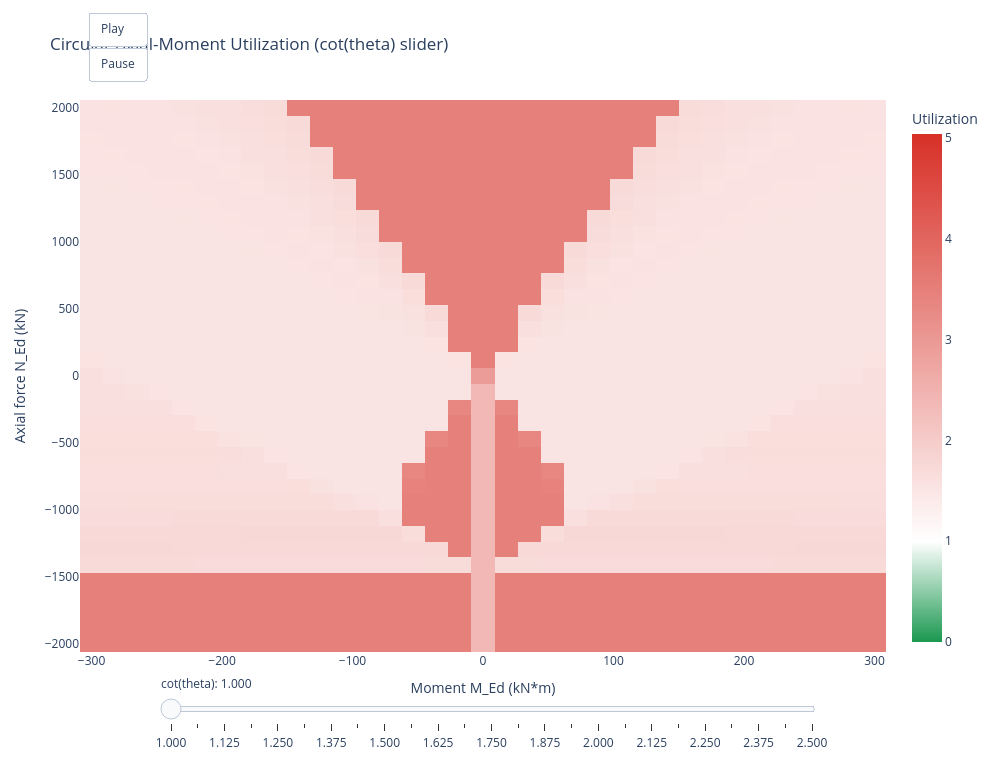

This figure's notebook cell:
### Markdown cell above
## 8. Axial-Moment Utilization with cot(theta) Slider

### Code cell
fig_mn_slider = viewer.plot_axial_moment_contour(
    load_case=load_case,
    M_min=-300.0,
    M_max=300.0,
    N_min=-2000.0,
    N_max=2000.0,
    n_moment=35,
    n_axial=35,
    n_cot=25,
    show=False,
)
fig_mn_slider

### Figure 1 — Plotly figure (JSON) as saved in the notebook; plotly's stock layout.template omitted (floating-point values rounded to 4 significant figures; data arrays with more than 128 entries replaced by an {"elided": "..."} marker saying what was removed)
{"data": [{"colorbar": {"title": {"text": "Utilization"}}, "colorscale": [[0, "#1a9850"], [0.1984, "#ffffff"], [1, "#d73027"]], "hovertemplate": "M_Ed: %{x:.2f} kN*m<br>N_Ed: %{y:.1f} kN<br>Utilization: %{z:.3f}<extra></extra>", "name": "utilization", "type": "heatmap", "x": [-300.0, -282.4, -264.7, -247.1, -229.4, -211.8, -194.1, -176.5, -158.8, -141.2, -123.5, -105.9, -88.24, -70.59, -52.94, -35.29, -17.65, 0.0, 17.65, 35.29, 52.94, 70.59, 88.24, 105.9, 123.5, 141.2, 158.8, 176.5, 194.1, 211.8, 229.4, 247.1, 264.7, 282.4, 300.0], "y": [-2000.0, -1882.0, -1765.0, -1647.0, -1529.0, -1412.0, -1294.0, -1176.0, -1059.0, -941.2, -823.5, -705.9, -588.2, -470.6, -352.9, -235.3, -117.6, 0.0, 117.6, 235.3, 352.9, 470.6, 588.2, 705.9, 823.5, 941.2, 1059.0, 1176.0, 1294.0, 1412.0, 1529.0, 1647.0, 1765.0, 1882.0, 2000.0], "z": {"elided": "35x35 float values"}, "zmax": 5.04, "zmin": 0}, {"contours": {"coloring": "none", "end": 1, "size": 1, "start": 1}, "hoverinfo": "skip", "line": {"color": "black", "width": 2}, "name": "Utilization = 1.0", "showscale": false, "type": "contour", "x": [-300.0, -282.4, -264.7, -247.1, -229.4, -211.8, -194.1, -176.5, -158.8, -141.2, -123.5, -105.9, -88.24, -70.59, -52.94, -35.29, -17.65, 0.0, 17.65, 35.29, 52.94, 70.59, 88.24, 105.9, 123.5, 141.2, 158.8, 176.5, 194.1, 211.8, 229.4, 247.1, 264.7, 282.4, 300.0], "y": [-2000.0, -1882.0, -1765.0, -1647.0, -1529.0, -1412.0, -1294.0, -1176.0, -1059.0, -941.2, -823.5, -705.9, -588.2, -470.6, -352.9, -235.3, -117.6, 0.0, 117.6, 235.3, 352.9, 470.6, 588.2, 705.9, 823.5, 941.2, 1059.0, 1176.0, 1294.0, 1412.0, 1529.0, 1647.0, 1765.0, 1882.0, 2000.0], "z": {"elided": "35x35 float values"}}], "layout": {"height": 760, "sliders": [{"active": 0, "currentvalue": {"prefix": "cot(theta): "}, "len": 0.82, "steps": [{"args": [["1.000"], {"frame": {"duration": 0, "redraw": true}, "mode": "immediate", "transition": {"duration": 0}}], "label": "1.000", "method": "animate"}, {"args": [["1.062"], {"frame": {"duration": 0, "redraw": true}, "mode": "immediate", "transition": {"duration": 0}}], "label": "1.062", "method": "animate"}, {"args": [["1.125"], {"frame": {"duration": 0, "redraw": true}, "mode": "immediate", "transition": {"duration": 0}}], "label": "1.125", "method": "animate"}, {"args": [["1.188"], {"frame": {"duration": 0, "redraw": true}, "mode": "immediate", "transition": {"duration": 0}}], "label": "1.188", "method": "animate"}, {"args": [["1.250"], {"frame": {"duration": 0, "redraw": true}, "mode": "immediate", "transition": {"duration": 0}}], "label": "1.250", "method": "animate"}, {"args": [["1.312"], {"frame": {"duration": 0, "redraw": true}, "mode": "immediate", "transition": {"duration": 0}}], "label": "1.312", "method": "animate"}, {"args": [["1.375"], {"frame": {"duration": 0, "redraw": true}, "mode": "immediate", "transition": {"duration": 0}}], "label": "1.375", "method": "animate"}, {"args": [["1.438"], {"frame": {"duration": 0, "redraw": true}, "mode": "immediate", "transition": {"duration": 0}}], "label": "1.438", "method": "animate"}, {"args": [["1.500"], {"frame": {"duration": 0, "redraw": true}, "mode": "immediate", "transition": {"duration": 0}}], "label": "1.500", "method": "animate"}, {"args": [["1.562"], {"frame": {"duration": 0, "redraw": true}, "mode": "immediate", "transition": {"duration": 0}}], "label": "1.562", "method": "animate"}, {"args": [["1.625"], {"frame": {"duration": 0, "redraw": true}, "mode": "immediate", "transition": {"duration": 0}}], "label": "1.625", "method": "animate"}, {"args": [["1.688"], {"frame": {"duration": 0, "redraw": true}, "mode": "immediate", "transition": {"duration": 0}}], "label": "1.688", "method": "animate"}, {"args": [["1.750"], {"frame": {"duration": 0, "redraw": true}, "mode": "immediate", "transition": {"duration": 0}}], "label": "1.750", "method": "animate"}, {"args": [["1.812"], {"frame": {"duration": 0, "redraw": true}, "mode": "immediate", "transition": {"duration": 0}}], "label": "1.812", "method": "animate"}, {"args": [["1.875"], {"frame": {"duration": 0, "redraw": true}, "mode": "immediate", "transition": {"duration": 0}}], "label": "1.875", "method": "animate"}, {"args": [["1.938"], {"frame": {"duration": 0, "redraw": true}, "mode": "immediate", "transition": {"duration": 0}}], "label": "1.938", "method": "animate"}, {"args": [["2.000"], {"frame": {"duration": 0, "redraw": true}, "mode": "immediate", "transition": {"duration": 0}}], "label": "2.000", "method": "animate"}, {"args": [["2.062"], {"frame": {"duration": 0, "redraw": true}, "mode": "immediate", "transition": {"duration": 0}}], "label": "2.062", "method": "animate"}, {"args": [["2.125"], {"frame": {"duration": 0, "redraw": true}, "mode": "immediate", "transition": {"duration": 0}}], "label": "2.125", "method": "animate"}, {"args": [["2.188"], {"frame": {"duration": 0, "redraw": true}, "mode": "immediate", "transition": {"duration": 0}}], "label": "2.188", "method": "animate"}, {"args": [["2.250"], {"frame": {"duration": 0, "redraw": true}, "mode": "immediate", "transition": {"duration": 0}}], "label": "2.250", "method": "animate"}, {"args": [["2.312"], {"frame": {"duration": 0, "redraw": true}, "mode": "immediate", "transition": {"duration": 0}}], "label": "2.312", "method": "animate"}, {"args": [["2.375"], {"frame": {"duration": 0, "redraw": true}, "mode": "immediate", "transition": {"duration": 0}}], "label": "2.375", "method": "animate"}, {"args": [["2.438"], {"frame": {"duration": 0, "redraw": true}, "mode": "immediate", "transition": {"duration": 0}}], "label": "2.438", "method": "animate"}, {"args": [["2.500"], {"frame": {"duration": 0, "redraw": true}, "mode": "immediate", "transition": {"duration": 0}}], "label": "2.500", "method": "animate"}], "x": 0.1}], "title": {"text": "Circular Axial-Moment Utilization (cot(theta) slider)"}, "updatemenus": [{"buttons": [{"args": [null, {"frame": {"duration": 200, "redraw": true}, "fromcurrent": true, "transition": {"duration": 0}}], "label": "Play", "method": "animate"}, {"args": [[null], {"frame": {"duration": 0, "redraw": false}, "mode": "immediate", "transition": {"duration": 0}}], "label": "Pause", "method": "animate"}], "showactive": false, "type": "buttons", "x": 0.01, "xanchor": "left", "y": 1.16, "yanchor": "top"}], "width": 1000, "xaxis": {"title": {"text": "Moment M_Ed (kN*m)"}}, "yaxis": {"title": {"text": "Axial force N_Ed (kN)"}}}}
